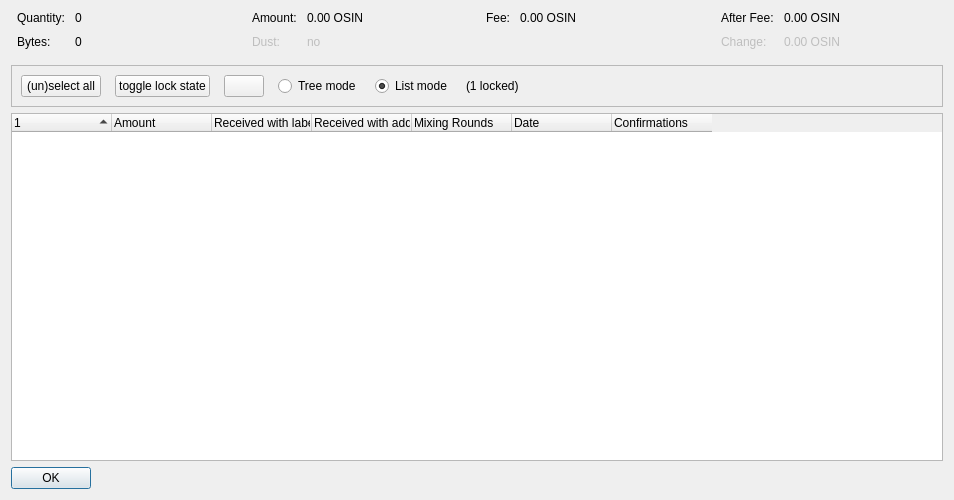
<?xml version="1.0" encoding="UTF-8"?>
<ui version="4.0">
 <class>CoinControlDialog</class>
 <widget class="QDialog" name="CoinControlDialog">
  <property name="geometry">
   <rect>
    <x>0</x>
    <y>0</y>
    <width>954</width>
    <height>500</height>
   </rect>
  </property>
  <property name="windowTitle">
   <string>Coin Selection</string>
  </property>
  <layout class="QVBoxLayout" name="verticalLayout">
   <item>
    <layout class="QHBoxLayout" name="horizontalLayoutTop" stretch="0,0,0,0">
     <property name="topMargin">
      <number>0</number>
     </property>
     <property name="bottomMargin">
      <number>10</number>
     </property>
     <item>
      <layout class="QFormLayout" name="formLayoutCoinControl1">
       <property name="horizontalSpacing">
        <number>10</number>
       </property>
       <property name="verticalSpacing">
        <number>10</number>
       </property>
       <property name="leftMargin">
        <number>6</number>
       </property>
       <property name="rightMargin">
        <number>6</number>
       </property>
       <item row="0" column="0">
        <widget class="QLabel" name="labelCoinControlQuantityText">
         <property name="text">
          <string>Quantity:</string>
         </property>
        </widget>
       </item>
       <item row="0" column="1">
        <widget class="QLabel" name="labelCoinControlQuantity">
         <property name="cursor">
          <cursorShape>IBeamCursor</cursorShape>
         </property>
         <property name="contextMenuPolicy">
          <enum>Qt::ActionsContextMenu</enum>
         </property>
         <property name="text">
          <string notr="true">0</string>
         </property>
         <property name="textInteractionFlags">
          <set>Qt::LinksAccessibleByMouse|Qt::TextSelectableByKeyboard|Qt::TextSelectableByMouse</set>
         </property>
        </widget>
       </item>
       <item row="1" column="0">
        <widget class="QLabel" name="labelCoinControlBytesText">
         <property name="text">
          <string>Bytes:</string>
         </property>
        </widget>
       </item>
       <item row="1" column="1">
        <widget class="QLabel" name="labelCoinControlBytes">
         <property name="cursor">
          <cursorShape>IBeamCursor</cursorShape>
         </property>
         <property name="contextMenuPolicy">
          <enum>Qt::ActionsContextMenu</enum>
         </property>
         <property name="text">
          <string notr="true">0</string>
         </property>
         <property name="textInteractionFlags">
          <set>Qt::LinksAccessibleByMouse|Qt::TextSelectableByKeyboard|Qt::TextSelectableByMouse</set>
         </property>
        </widget>
       </item>
      </layout>
     </item>
     <item>
      <layout class="QFormLayout" name="formLayoutCoinControl2">
       <property name="horizontalSpacing">
        <number>10</number>
       </property>
       <property name="verticalSpacing">
        <number>10</number>
       </property>
       <property name="leftMargin">
        <number>6</number>
       </property>
       <property name="rightMargin">
        <number>6</number>
       </property>
       <item row="0" column="0">
        <widget class="QLabel" name="labelCoinControlAmountText">
         <property name="text">
          <string>Amount:</string>
         </property>
        </widget>
       </item>
       <item row="0" column="1">
        <widget class="QLabel" name="labelCoinControlAmount">
         <property name="cursor">
          <cursorShape>IBeamCursor</cursorShape>
         </property>
         <property name="contextMenuPolicy">
          <enum>Qt::ActionsContextMenu</enum>
         </property>
         <property name="text">
          <string notr="true">0.00 OSIN</string>
         </property>
         <property name="textInteractionFlags">
          <set>Qt::LinksAccessibleByMouse|Qt::TextSelectableByKeyboard|Qt::TextSelectableByMouse</set>
         </property>
        </widget>
       </item>
       <item row="1" column="0">
        <widget class="QLabel" name="labelCoinControlLowOutputText">
         <property name="enabled">
          <bool>false</bool>
         </property>
         <property name="text">
          <string>Dust:</string>
         </property>
        </widget>
       </item>
       <item row="1" column="1">
        <widget class="QLabel" name="labelCoinControlLowOutput">
         <property name="enabled">
          <bool>false</bool>
         </property>
         <property name="cursor">
          <cursorShape>IBeamCursor</cursorShape>
         </property>
         <property name="contextMenuPolicy">
          <enum>Qt::ActionsContextMenu</enum>
         </property>
         <property name="text">
          <string notr="true">no</string>
         </property>
         <property name="textInteractionFlags">
          <set>Qt::LinksAccessibleByMouse|Qt::TextSelectableByKeyboard|Qt::TextSelectableByMouse</set>
         </property>
        </widget>
       </item>
      </layout>
     </item>
     <item>
      <layout class="QFormLayout" name="formLayoutCoinControl3">
       <property name="horizontalSpacing">
        <number>10</number>
       </property>
       <property name="verticalSpacing">
        <number>10</number>
       </property>
       <property name="leftMargin">
        <number>6</number>
       </property>
       <property name="rightMargin">
        <number>6</number>
       </property>
       <item row="0" column="0">
        <widget class="QLabel" name="labelCoinControlFeeText">
         <property name="text">
          <string>Fee:</string>
         </property>
        </widget>
       </item>
       <item row="0" column="1">
        <widget class="QLabel" name="labelCoinControlFee">
         <property name="cursor">
          <cursorShape>IBeamCursor</cursorShape>
         </property>
         <property name="contextMenuPolicy">
          <enum>Qt::ActionsContextMenu</enum>
         </property>
         <property name="text">
          <string notr="true">0.00 OSIN</string>
         </property>
         <property name="textInteractionFlags">
          <set>Qt::LinksAccessibleByMouse|Qt::TextSelectableByKeyboard|Qt::TextSelectableByMouse</set>
         </property>
        </widget>
       </item>
      </layout>
     </item>
     <item>
      <layout class="QFormLayout" name="formLayoutCoinControl4">
       <property name="horizontalSpacing">
        <number>10</number>
       </property>
       <property name="verticalSpacing">
        <number>10</number>
       </property>
       <property name="leftMargin">
        <number>6</number>
       </property>
       <property name="rightMargin">
        <number>6</number>
       </property>
       <item row="0" column="0">
        <widget class="QLabel" name="labelCoinControlAfterFeeText">
         <property name="text">
          <string>After Fee:</string>
         </property>
        </widget>
       </item>
       <item row="0" column="1">
        <widget class="QLabel" name="labelCoinControlAfterFee">
         <property name="cursor">
          <cursorShape>IBeamCursor</cursorShape>
         </property>
         <property name="contextMenuPolicy">
          <enum>Qt::ActionsContextMenu</enum>
         </property>
         <property name="text">
          <string notr="true">0.00 OSIN</string>
         </property>
         <property name="textInteractionFlags">
          <set>Qt::LinksAccessibleByMouse|Qt::TextSelectableByKeyboard|Qt::TextSelectableByMouse</set>
         </property>
        </widget>
       </item>
       <item row="1" column="0">
        <widget class="QLabel" name="labelCoinControlChangeText">
         <property name="enabled">
          <bool>false</bool>
         </property>
         <property name="text">
          <string>Change:</string>
         </property>
        </widget>
       </item>
       <item row="1" column="1">
        <widget class="QLabel" name="labelCoinControlChange">
         <property name="enabled">
          <bool>false</bool>
         </property>
         <property name="cursor">
          <cursorShape>IBeamCursor</cursorShape>
         </property>
         <property name="contextMenuPolicy">
          <enum>Qt::ActionsContextMenu</enum>
         </property>
         <property name="text">
          <string notr="true">0.00 OSIN</string>
         </property>
         <property name="textInteractionFlags">
          <set>Qt::LinksAccessibleByMouse|Qt::TextSelectableByKeyboard|Qt::TextSelectableByMouse</set>
         </property>
        </widget>
       </item>
      </layout>
     </item>
    </layout>
   </item>
   <item>
    <widget class="QFrame" name="frame">
     <property name="minimumSize">
      <size>
       <width>0</width>
       <height>40</height>
      </size>
     </property>
     <property name="frameShape">
      <enum>QFrame::StyledPanel</enum>
     </property>
     <property name="frameShadow">
      <enum>QFrame::Sunken</enum>
     </property>
     <layout class="QHBoxLayout" name="horizontalLayout">
      <item>
       <layout class="QHBoxLayout" name="horizontalLayoutPanel" stretch="0,0,0,0,0,0,0">
        <property name="spacing">
         <number>14</number>
        </property>
        <item>
         <widget class="QPushButton" name="pushButtonSelectAll">
          <property name="sizePolicy">
           <sizepolicy hsizetype="Maximum" vsizetype="Fixed">
            <horstretch>0</horstretch>
            <verstretch>0</verstretch>
           </sizepolicy>
          </property>
          <property name="text">
           <string>(un)select all</string>
          </property>
          <property name="autoDefault">
           <bool>false</bool>
          </property>
         </widget>
        </item>
        <item>
         <widget class="QPushButton" name="pushButtonToggleLock">
          <property name="sizePolicy">
           <sizepolicy hsizetype="Maximum" vsizetype="Fixed">
            <horstretch>0</horstretch>
            <verstretch>0</verstretch>
           </sizepolicy>
          </property>
          <property name="text">
           <string>toggle lock state</string>
          </property>
          <property name="autoDefault">
           <bool>false</bool>
          </property>
         </widget>
        </item>
        <item>
         <widget class="QPushButton" name="hideButton">
          <property name="sizePolicy">
           <sizepolicy hsizetype="Maximum" vsizetype="Fixed">
            <horstretch>0</horstretch>
            <verstretch>0</verstretch>
           </sizepolicy>
          </property>
          <property name="text">
           <string/>
          </property>
          <property name="autoDefault">
           <bool>false</bool>
          </property>
         </widget>
        </item>
        <item>
         <widget class="QRadioButton" name="radioTreeMode">
          <property name="sizePolicy">
           <sizepolicy hsizetype="Maximum" vsizetype="Fixed">
            <horstretch>0</horstretch>
            <verstretch>0</verstretch>
           </sizepolicy>
          </property>
          <property name="text">
           <string>Tree mode</string>
          </property>
         </widget>
        </item>
        <item>
         <widget class="QRadioButton" name="radioListMode">
          <property name="sizePolicy">
           <sizepolicy hsizetype="Maximum" vsizetype="Fixed">
            <horstretch>0</horstretch>
            <verstretch>0</verstretch>
           </sizepolicy>
          </property>
          <property name="text">
           <string>List mode</string>
          </property>
          <property name="checked">
           <bool>true</bool>
          </property>
         </widget>
        </item>
        <item>
         <widget class="QLabel" name="labelLocked">
          <property name="text">
           <string>(1 locked)</string>
          </property>
         </widget>
        </item>
        <item>
         <spacer name="horizontalSpacer">
          <property name="orientation">
           <enum>Qt::Horizontal</enum>
          </property>
          <property name="sizeHint" stdset="0">
           <size>
            <width>40</width>
            <height>20</height>
           </size>
          </property>
         </spacer>
        </item>
       </layout>
      </item>
     </layout>
    </widget>
   </item>
   <item>
    <widget class="CoinControlTreeWidget" name="treeWidget">
     <property name="contextMenuPolicy">
      <enum>Qt::CustomContextMenu</enum>
     </property>
     <property name="sortingEnabled">
      <bool>false</bool>
     </property>
     <property name="columnCount">
      <number>7</number>
     </property>
     <attribute name="headerShowSortIndicator" stdset="0">
      <bool>true</bool>
     </attribute>
     <attribute name="headerStretchLastSection">
      <bool>false</bool>
     </attribute>
     <column>
      <property name="text">
       <string/>
      </property>
     </column>
     <column>
      <property name="text">
       <string>Amount</string>
      </property>
     </column>
     <column>
      <property name="text">
       <string>Received with label</string>
      </property>
     </column>
     <column>
      <property name="text">
       <string>Received with address</string>
      </property>
     </column>
     <column>
      <property name="text">
       <string>Mixing Rounds</string>
      </property>
     </column>
     <column>
      <property name="text">
       <string>Date</string>
      </property>
     </column>
     <column>
      <property name="text">
       <string>Confirmations</string>
      </property>
      <property name="toolTip">
       <string>Confirmed</string>
      </property>
     </column>
    </widget>
   </item>
   <item>
    <widget class="QDialogButtonBox" name="buttonBox">
     <property name="sizePolicy">
      <sizepolicy hsizetype="Maximum" vsizetype="Fixed">
       <horstretch>0</horstretch>
       <verstretch>0</verstretch>
      </sizepolicy>
     </property>
     <property name="orientation">
      <enum>Qt::Horizontal</enum>
     </property>
     <property name="standardButtons">
      <set>QDialogButtonBox::Ok</set>
     </property>
    </widget>
   </item>
  </layout>
 </widget>
 <customwidgets>
  <customwidget>
   <class>CoinControlTreeWidget</class>
   <extends>QTreeWidget</extends>
   <header>qt/coincontroltreewidget.h</header>
  </customwidget>
 </customwidgets>
 <resources/>
 <connections/>
</ui>
